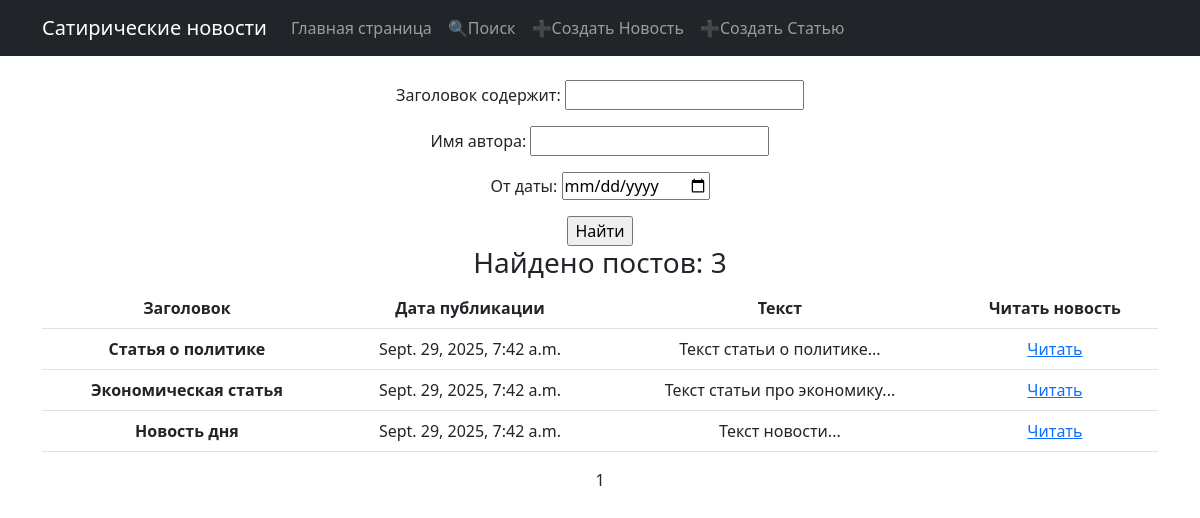
Page /posts/search/ on the earlier database version.
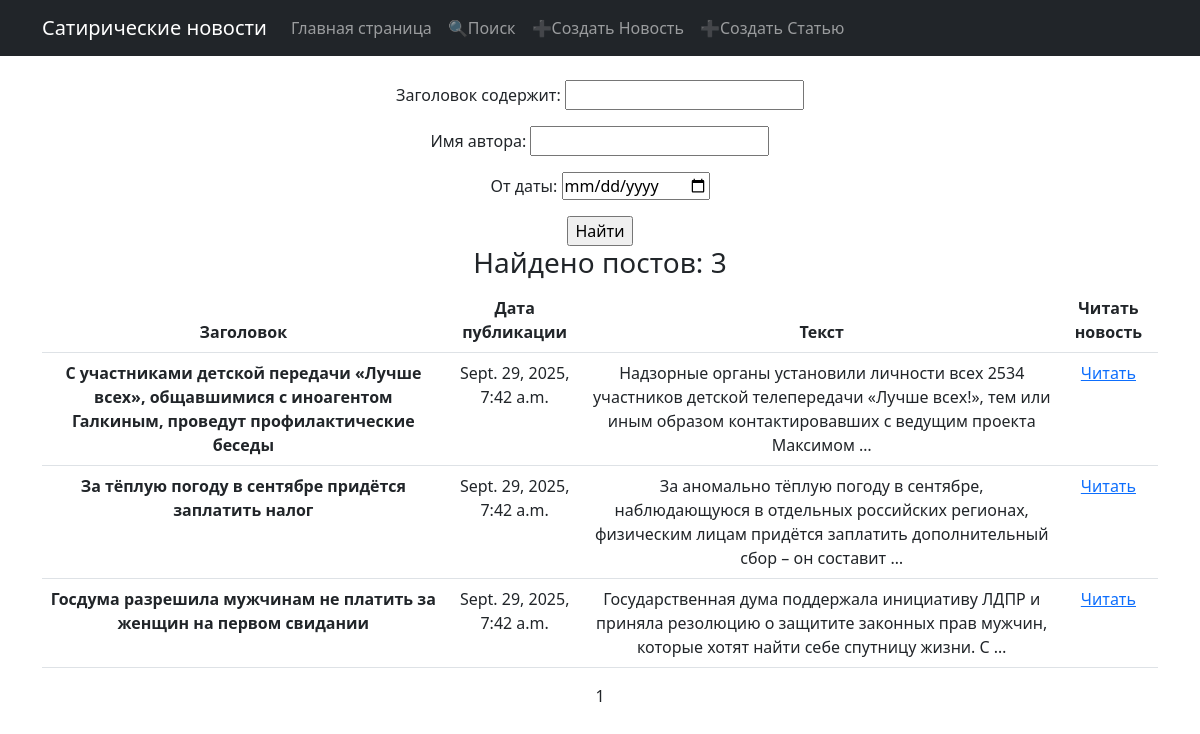
Same page on the later database version.
### blog/models.py (models this page shows, shortened)
class Post(models.Model):
    NEWS = 'NW'
    ARTICLE = 'AR'
    CATEGORY_CHOICES = (
        (NEWS, 'Новость'),
        (ARTICLE, 'Статья'),
    )
    author = models.ForeignKey(Author, on_delete=models.CASCADE, related_name='posts')
    post_type = models.CharField(max_length=2, choices=CATEGORY_CHOICES, default=ARTICLE)
    date_time = models.DateTimeField(auto_now_add=True)
    category = models.ManyToManyField(Category, through='PostCategory')
    title = models.CharField(max_length=500)
    text = models.TextField()
    rating = models.SmallIntegerField(default=0)
    url_img = models.URLField(blank=True, max_length=500)

### blog/views.py (the view)
# urls.py: path('search/', SearchPosts.as_view(), name='search_posts'),
class SearchPosts(ListView):
    paginate_by = 3
    model = Post
    ordering = 'date_time'
    template_name = 'search.html'
    context_object_name = 'posts'
    def get_queryset(self):
        queryset = super().get_queryset()
        self.filterset = PostFilter(self.request.GET, queryset)
        return self.filterset.qs
    def get_context_data(self, **kwargs) -> dict:
        context = super().get_context_data(**kwargs)
        context['search_filter'] = self.filterset
        context['total_posts'] = self.filterset.qs.count()
        return context

### blog/templatetags/custom_filters.py (called while the page is built)
@register.filter(name='censor')
def censor(value):
    bad_words = ['жопа', 'говно', 'мразь']
    for bad_word in bad_words:
        value = value.replace(bad_word, '*' * len(bad_word))
    return value

### templates/search.html (shortened to what this page needs)
{% extends 'flatpages/default.html' %}
{% load custom_filters %}
{% load custom_tags %}
{% block content %}
<br>
<form action="" method="get">
    {{ search_filter.form.as_p }}
    <input type="submit" value="Найти" />
</form>
<div class="col-lg-12 text-center">
    <h3>Найдено постов: {{ total_posts }}</h3>
    <table class="table">
        <thead>
            <tr>
                <th scope="row">Заголовок</th>
                <th scope="col">Дата публикации</th>
                <th scope="col">Текст</th>
                <th scope="col">Читать новость</th>
            </tr>
        </thead>
        <tbody>
            {% for post in posts %}
            <tr>
                <th scope="row">{{ post.title }}</th>
                <td>{{ post.date_time }}</td>
                <td>{{ post.text | truncatewords:20 | censor}}</td>
                <td><a href="/posts/{{ post.pk }}">Читать</a></td>
            </tr>
            {% endfor %}
        </tbody>
    </table>
</div>
{{ page_obj.number }}
</div>
{% endblock content %}

### templates/flatpages/default.html (shortened to what this page needs)
{% load static %}
<!DOCTYPE html>
<html lang="en">
<head>
    <link href="{% static 'css/styles.css' %}" rel="stylesheet" />
</head>
<body>
    <nav class="navbar navbar-expand-lg navbar-dark bg-dark static-top">
        <div class="container">
            <a class="navbar-brand" href="/posts/">Сатирические новости</a>
            <div class="collapse navbar-collapse" id="navbarResponsive">
                <ul class="navbar-nav ml-auto">
                    <li class="nav-item active">
                        <a class="nav-link" href="/posts/">Главная
                            <span class="sr-only">страница</span>
                        </a>
                    </li>
                    <li class="nav-item">
                        <a class="nav-link" href="/posts/search/">🔍️Поиск</a>
                    </li>
                    <li class="nav-item">
                        <a class="nav-link" href="/posts/news/create/">➕Создать Новость</a>
                    </li>
                    <li class="nav-item">
                        <a class="nav-link" href="/posts/articles/create/">➕Создать Статью</a>
                    </li>
                </ul>
            </div>
        </div>
    </nav>
    <div class="container">
        <div class="row">
            <div class="col-lg-12 text-center">
                {% block content %}{% endblock content %}
            </div>
        </div>
</body>
</html>

Differences in the rows shown:
changed Post: title "Статья о политике" → "С участниками детской передачи «Лучше всех», общавшимися с иноагентом Галкиным, проведут профилактические беседы"; text|censor "Текст статьи о политике..." → "Надзорные органы установили личности всех 2534 участников детской телепередачи «Лучше всех!», тем или иным образом контактировавших с ведущим проекта Максимом …"
changed Post: title "Экономическая статья" → "За тёплую погоду в сентябре придётся заплатить налог"; text|censor "Текст статьи про экономику..." → "За аномально тёплую погоду в сентябре, наблюдающуюся в отдельных российских регионах, физическим лицам придётся заплатить дополнительный сбор – он составит …"
changed Post: title "Новость дня" → "Госдума разрешила мужчинам не платить за женщин на первом свидании"; text|censor "Текст новости..." → "Государственная дума поддержала инициативу ЛДПР и приняла резолюцию о защитите законных прав мужчин, которые хотят найти себе спутницу жизни. С …"
